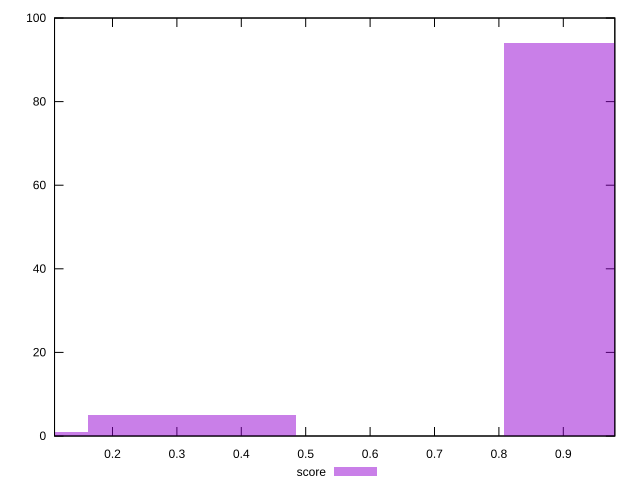

This figure's gnuplot source:
reset

$score <<EOF
0 1
0.968850549986836 94
0.3229501833289453 5
EOF

set key outside below
set boxwidth 0.3229501833289453
set xrange [0.11:0.98]
set yrange [0:100]
set trange [0:100]
set style fill transparent solid 0.5 noborder
set terminal svg size 640, 490 enhanced background rgb 'white'
set output "reports/report_00033_2021-03-01T14-23-16.841Z/first-cpu-idle/samples/astro-inner-cached/score/histogram.svg"

plot $score title "score" with boxes

reset
